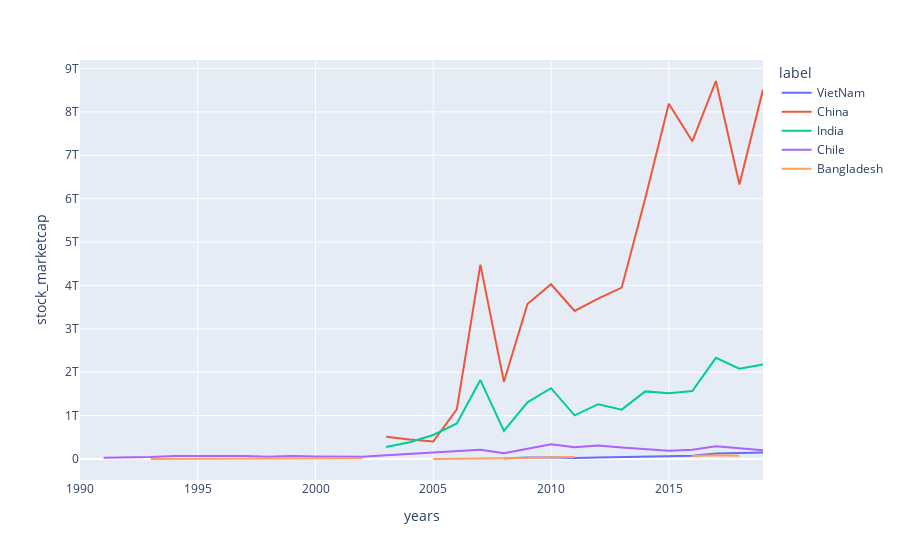

Notebook source saved alongside this figure:
### Code cell
import plotly.express as px
fig_line = px.line(new_world_stock_marketcap, x = 'years', y = 'stock_marketcap', color = 'label')
fig_line.show()

### Figure 1 — Plotly figure (JSON) as saved in the notebook; plotly's stock layout.template omitted (floating-point values rounded to 4 significant figures)
{"data": [{"hovertemplate": "label=VietNam<br>years=%{x}<br>stock_marketcap=%{y}<extra></extra>", "legendgroup": "VietNam", "line": {"color": "#636efa", "dash": "solid"}, "mode": "lines", "name": "VietNam", "showlegend": true, "type": "scatter", "x": [1990, 1991, 1992, 1993, 1994, 1995, 1996, 1997, 1998, 1999, 2000, 2001, 2002, 2003, 2004, 2005, 2006, 2007, 2008, 2009, 2010, 2011, 2012, 2013, 2014, 2015, 2016, 2017, 2018, 2019], "xaxis": "x", "y": ["..", "..", "..", "..", "..", "..", "..", "..", "..", "..", "..", "..", "..", "..", "..", "..", "..", "..", "12365840731", "33307101456", "36854988298", "25961620804", "36705648755", "45127428285", "52426688090", "58734029972", "73222197645", "1.2531E+11", "1.32653E+11", "1.49817E+11"], "yaxis": "y"}, {"hovertemplate": "label=China<br>years=%{x}<br>stock_marketcap=%{y}<extra></extra>", "legendgroup": "China", "line": {"color": "#EF553B", "dash": "solid"}, "mode": "lines", "name": "China", "showlegend": true, "type": "scatter", "x": [1990, 1991, 1992, 1993, 1994, 1995, 1996, 1997, 1998, 1999, 2000, 2001, 2002, 2003, 2004, 2005, 2006, 2007, 2008, 2009, 2010, 2011, 2012, 2013, 2014, 2015, 2016, 2017, 2018, 2019], "xaxis": "x", "y": ["..", "..", "..", "..", "..", "..", "..", "..", "..", "..", "..", "..", "..", "5.12979E+11", "4.4772E+11", "4.01852E+11", "1.14545E+12", "4.47887E+12", "1.77878E+12", "3.57315E+12", "4.02784E+12", "3.41211E+12", "3.69738E+12", "3.94914E+12", "6.00495E+12", "8.18802E+12", "7.32074E+12", "8.71127E+12", "6.32488E+12", "8.5155E+12"], "yaxis": "y"}, {"hovertemplate": "label=India<br>years=%{x}<br>stock_marketcap=%{y}<extra></extra>", "legendgroup": "India", "line": {"color": "#00cc96", "dash": "solid"}, "mode": "lines", "name": "India", "showlegend": true, "type": "scatter", "x": [1990, 1991, 1992, 1993, 1994, 1995, 1996, 1997, 1998, 1999, 2000, 2001, 2002, 2003, 2004, 2005, 2006, 2007, 2008, 2009, 2010, 2011, 2012, 2013, 2014, 2015, 2016, 2017, 2018, 2019], "xaxis": "x", "y": ["..", "..", "..", "..", "..", "..", "..", "..", "..", "..", "..", "..", "..", "2.79093E+11", "3.87851E+11", "5.53074E+11", "8.18879E+11", "1.8191E+12", "6.47205E+11", "1.30652E+12", "1.63183E+12", "1.00718E+12", "1.26334E+12", "1.13883E+12", "1.5583E+12", "1.51622E+12", "1.56668E+12", "2.33157E+12", "2.08348E+12", "2.17978E+12"], "yaxis": "y"}, {"hovertemplate": "label=Chile<br>years=%{x}<br>stock_marketcap=%{y}<extra></extra>", "legendgroup": "Chile", "line": {"color": "#ab63fa", "dash": "solid"}, "mode": "lines", "name": "Chile", "showlegend": true, "type": "scatter", "x": [1990, 1991, 1992, 1993, 1994, 1995, 1996, 1997, 1998, 1999, 2000, 2001, 2002, 2003, 2004, 2005, 2006, 2007, 2008, 2009, 2010, 2011, 2012, 2013, 2014, 2015, 2016, 2017, 2018, 2019], "xaxis": "x", "y": ["..", "28138400000", "32256800000", "44833400000", "68050350000", "72927720000", "65971300000", "72046180000", "51866170000", "68227520000", "60400770000", "56309720000", "49827000000", "86525910000", "1.16924E+11", "1.36493E+11", "1.74419E+11", "2.1291E+11", "1.31808E+11", "2.30732E+11", "3.41799E+11", "2.70289E+11", "3.13325E+11", "2.6515E+11", "2.33245E+11", "1.90352E+11", "2.1248E+11", "2.94676E+11", "2.5074E+11", "2.03792E+11"], "yaxis": "y"}, {"hovertemplate": "label=Bangladesh<br>years=%{x}<br>stock_marketcap=%{y}<extra></extra>", "legendgroup": "Bangladesh", "line": {"color": "#FFA15A", "dash": "solid"}, "mode": "lines", "name": "Bangladesh", "showlegend": true, "type": "scatter", "x": [1990, 1991, 1992, 1993, 1994, 1995, 1996, 1997, 1998, 1999, 2000, 2001, 2002, 2003, 2004, 2005, 2006, 2007, 2008, 2009, 2010, 2011, 2012, 2013, 2014, 2015, 2016, 2017, 2018, 2019], "xaxis": "x", "y": ["..", "..", "..", "464100000", "1019900000", "1926220000", "7381510000", "2770310000", "2029540000", "1561590000", "2192180000", "978300000", "14892060000", "..", "..", "3299610000", "3850310000", "8732760000", "11721070000", "20928930000", "41616870000", "47699530000", "..", "..", "..", "..", "70419424536", "86178750000", "77390500000", ".."], "yaxis": "y"}], "layout": {"autosize": true, "legend": {"title": {"text": "label"}, "tracegroupgap": 0}, "margin": {"t": 60}, "xaxis": {"anchor": "y", "autorange": true, "domain": [0, 1], "range": [1990, 2019], "title": {"text": "years"}, "type": "linear"}, "yaxis": {"anchor": "x", "autorange": true, "domain": [0, 1], "range": [-483500000000.0, 9195000000000.0], "title": {"text": "stock_marketcap"}, "type": "linear"}}}
